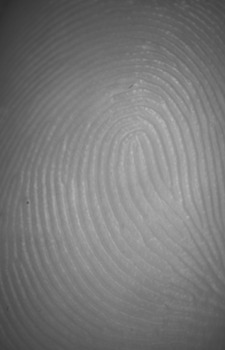
#> input picture p1.jpg, 225 x 350 px
$ python -i fingerprint_processing.py   (imports and definitions only)
#> lines starting #> are read from the running program, lines starting #| are printed output that depends on the picture; after the words box and inside, x2 and y2 are one past the last pixel; in counts of white or black regions, pixels touching at a corner belong together
#> further down, picture is the input picture: shape (350, 225, 3); min 44, max 186, mean 120.1
### database.py
import sqlite3
import json
import csv
import numpy as np
import os
import threading  # For async backup

# Database file
DB_FILE = "fingerprints.db"
CSV_BACKUP_FILE = "fingerprint_backup.csv"

# Initialize database connection
def get_db_connection():
    """Returns a new database connection from the pool."""
    return sqlite3.connect(DB_FILE, check_same_thread=False)

# Ensure the database exists
conn = get_db_connection()
cursor = conn.cursor()

# Create the fingerprints table with an index for faster lookups
cursor.execute("""
    CREATE TABLE IF NOT EXISTS fingerprints (
        id INTEGER PRIMARY KEY AUTOINCREMENT,
        username TEXT UNIQUE,
        descriptors TEXT
    )
""")
cursor.execute("CREATE INDEX IF NOT EXISTS idx_username ON fingerprints(username);")  # Speed up queries
conn.commit()
conn.close()

# [47 lines left out: functions save_fingerprint, get_fingerprints, not called in this run]

def backup_to_csv():
    """Backup fingerprint data to a CSV file asynchronously."""
    try:
        conn = get_db_connection()
        cursor = conn.cursor()

        cursor.execute("SELECT username, descriptors FROM fingerprints")
        fingerprints = cursor.fetchall()
        conn.close()

        with open(CSV_BACKUP_FILE, mode="w", newline="") as file:
            writer = csv.writer(file)
            writer.writerow(["Username", "Descriptors"])  # Header row

            for username, descriptor_json in fingerprints:
                writer.writerow([username, descriptor_json])
    except Exception as e:
        print(f"Error backing up CSV: {e}")

# [13 lines left out: function delete_fingerprint, not called in this run]

# Initial CSV backup to ensure data is up-to-date
threading.Thread(target=backup_to_csv, daemon=True).start()

### fingerprint_processing.py
import cv2
import numpy as np
import skimage.morphology as morph
from skimage.filters import threshold_otsu
from database import save_fingerprint, get_fingerprints
from scipy.spatial import cKDTree
import concurrent.futures  # For parallel processing

# Optimized ORB Detector (Reduced Features for Speed)
orb = cv2.ORB_create(nfeatures=600)  # Reduced from 1000 to 600 for speed boost
bf = cv2.BFMatcher(cv2.NORM_HAMMING, crossCheck=True)

# [5 lines left out: function enhance_fingerprint, not called in this run]

def skeletonize(image):
    """Apply skeletonization to enhance ridge features for minutiae extraction."""
    thresh = threshold_otsu(image)
#> thresh = 119
    binary = image > thresh
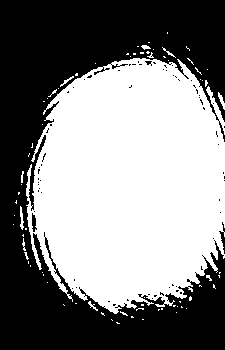
#> binary: shape (350, 225, 3) bool; 51.3% white; 69 black regions (65 under 20 px), largest, box (x1, y1, x2, y2) and area: (0, 0, 225, 350) 38009, (219, 222, 225, 254) 71, (32, 213, 37, 232) 60, (145, 61, 152, 66) 20
    skeleton = morph.skeletonize(binary).astype(np.uint8) * 255
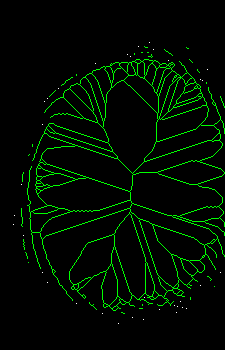
#> skeleton: shape (350, 225, 3); mean B, G, R 0.1, 13.1, 0.1
    return skeleton

def extract_minutiae(image):
    """Extract minutiae points using skeletonized image (Optimized with NumPy)."""
    skeleton = skeletonize(image)
    coords = np.column_stack(np.where(skeleton == 255))  # Get all white pixels

    def classify_point(coord):
#> (the run stopped early here; a loop or call above may not have finished)

$ run again, on hi.png
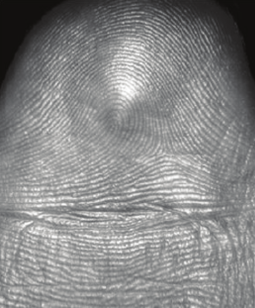
#> input picture hi.png, 255 x 308 px
#> picture is the input picture: shape (308, 255, 3); mean B, G, R 135.7, 135.6, 135.3
#> thresh = 104
#> in skeletonize, `binary = image > thresh`:
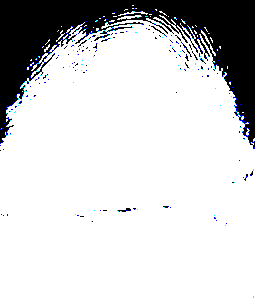
#> binary: shape (308, 255, 3) bool; mean B, G, R 0.826, 0.821, 0.819
#> in skeletonize, `skeleton = morph.skeletonize(binary).astype(np.uint8) * 255`:
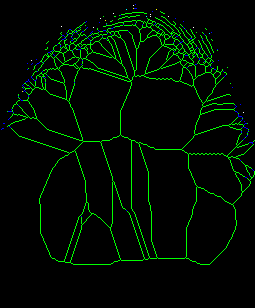
#> skeleton: shape (308, 255, 3); mean B, G, R 0.8, 12.5, 0
